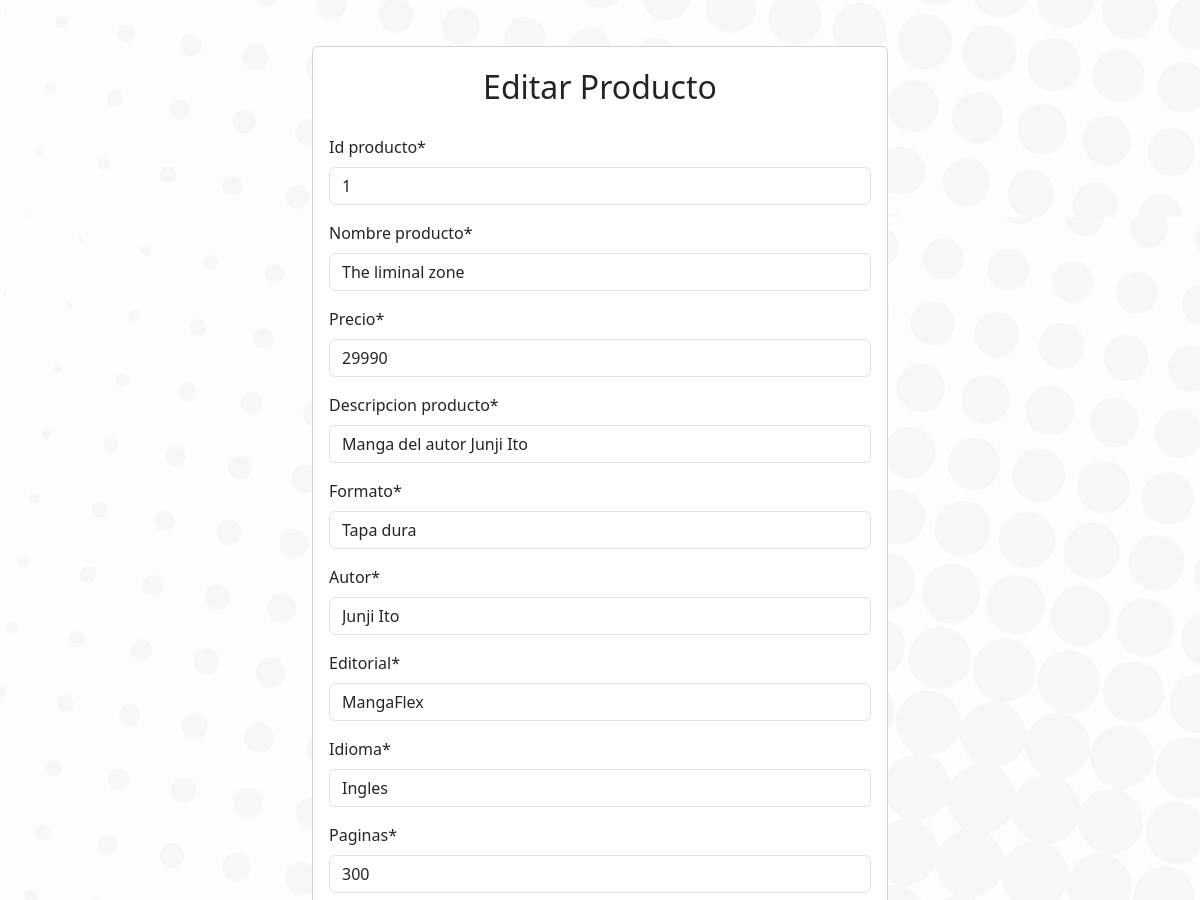
The app's page /tienda/modificar-producto/1 (middle part), older data.
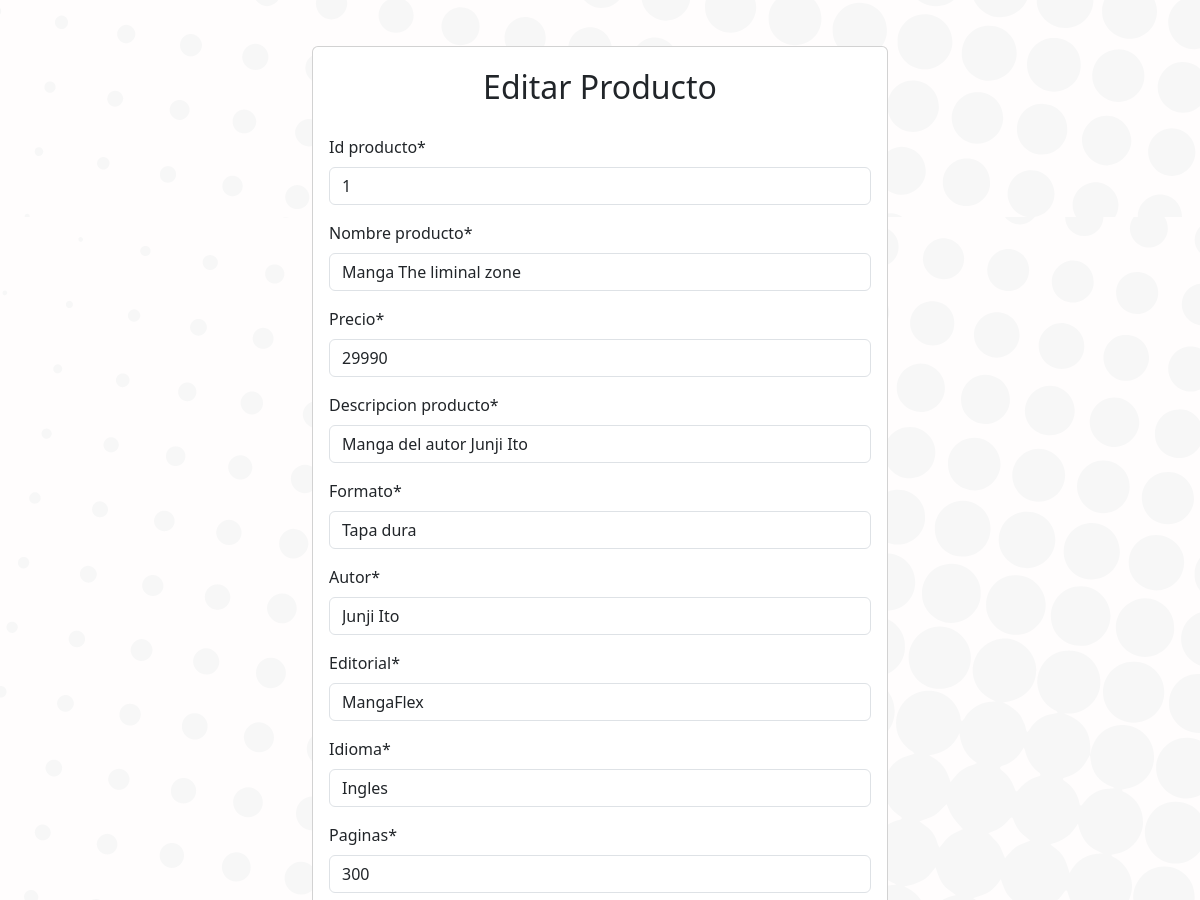
The same page, newer data.
### tienda/models.py (models this page shows, shortened)
class Producto(models.Model):
    id_producto = models.CharField(primary_key=True, max_length=6)
    nombre_producto = models.CharField(max_length=200)
    precio = models.PositiveSmallIntegerField()
    descripcion_producto = models.CharField(max_length=200)
    formato = models.CharField(max_length=200)
    autor = models.CharField(max_length=100)
    editorial = models.CharField(max_length=80)
    idioma =  models.CharField(max_length=70)
    paginas = models.CharField(max_length=4)
    categoria = models.ForeignKey(Categoria, on_delete=models.PROTECT)
    sinopsis = models.CharField(max_length=400)
    tipo_producto = models.ForeignKey(TipoProducto,null=True, on_delete=models.PROTECT)
    imagen = models.ImageField(upload_to="tienda/", null=True, blank=True)

### tienda/views.py (the view, shortened to what this page needs)
# urls.py: path('modificar-producto/<str:pk>', views.modificarProducto, name='modificarProducto'),
def modificarProducto(request,pk):
    producto = get_object_or_404(Producto, id_producto = pk)
    data = {'form': ProductoForm(instance=producto)}
    return render(request,'tienda/producto/modificar.html', data)

### tienda/forms.py
class ProductoForm(forms.ModelForm):
    class Meta:
        model = Producto
        fields = '__all__'

### tienda/models.py (called while the page is built)
    def __str__(self):
        texto = "{0}"
        return texto.format(self.nombre_categoria)

    def __str__(self):
        texto = "{0}"
        return texto.format(self.nombre_tipo_producto)

### tienda/templates/tienda/producto/modificar.html (shortened to what this page needs)
{% extends 'tienda/base.html' %}
{% load static %}
{% block contenido_body %}
{% load crispy_forms_tags %}
{% load crispy_forms_filters %}
    <div class="row d-flex justify-content-center pt-5">
        <div class="col-12 col-md-6 ">
            <div class="card ">
                <div class="card-body">
                    <form action="" method="POST" enctype="multipart/form-data">
                        <div class="fs-2 mb-4 text-center">Editar Producto</div>
                        {{ form | crispy }}
                    </form>
                </div>
            </div>
        </div>
    </div>
{% endblock %}

Row changes from the older to the newer data that the page shows:
changed Producto "Manga del autor Junji Ito": nombre_producto "The liminal zone" → "Manga The liminal zone"
